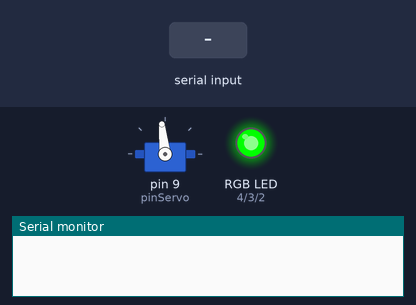
The sketch below on a simulated Arduino Uno, built with avr-gcc and run on an emulated ATmega328P. Parts: servo, an RGB LED mixed from three pins (HIGH = lit), the last lines printed to the serial monitor. Inputs (shaded band) come from the test bench.

Above: at 1.2 s.
1.3 s: "90,45\n" received over Serial
At 4.1 s:
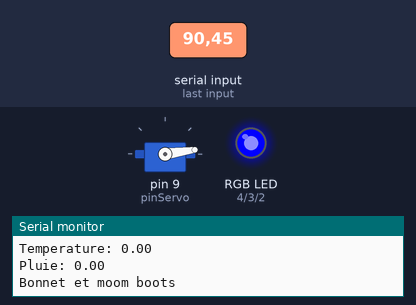
4.3 s: "90\n" received over Serial
At 5.8 s:
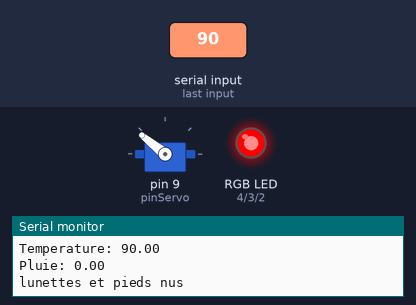
6.8 s: "5\n" received over Serial
At 8.9 s:
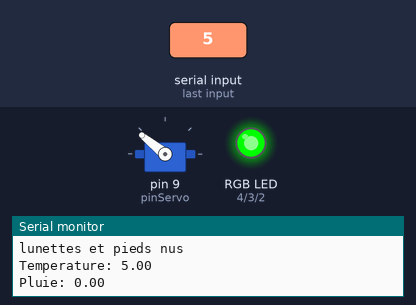
9.3 s: "30,150\n" received over Serial
At 11.8 s:
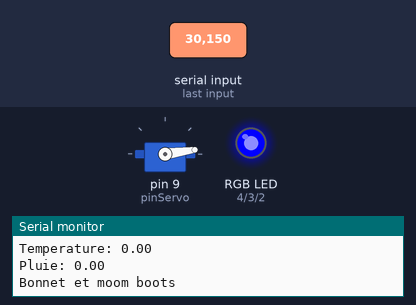
12.3 s: "5\n" received over Serial
At 14.3 s:
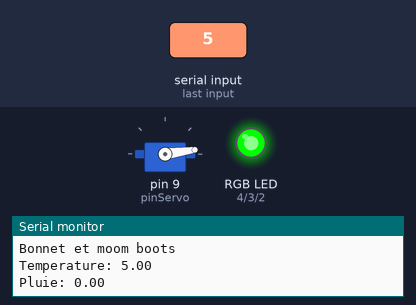
14.8 s: "200\n" received over Serial
At 16.2 s:
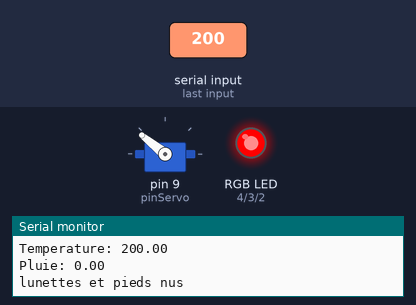
Timing chart, 0 to 17.8 s (numbered marks = the images above; inputs shaded):
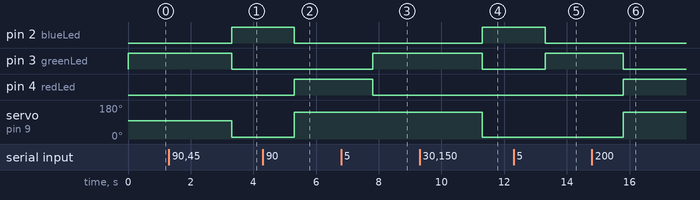

The sketch:

station_meteo.ino
```cpp
/*

*/

#include <Servo.h>

Servo myServo;
const int pinServo = 9;

const int redLed = 4;
const int greenLed = 3;
const int blueLed = 2;

// pour lecture pluie et température sur port série
bool received = false;
float pluie = 0.0;
float temperature = 0.0;

void setup() {
  // activation liaison série
  Serial.begin (9600);

  // initialisation du moteur servo
  myServo.attach (pinServo);
  myServo.writeMicroseconds (1530);

  // initialisation des PINs de l'alarme RGB
  pinMode (redLed, OUTPUT); digitalWrite (redLed, LOW);
  pinMode (greenLed, OUTPUT); digitalWrite (greenLed, HIGH);
  pinMode (blueLed, OUTPUT); digitalWrite (blueLed, LOW);
}

void loop() {
  // si des données méteo on été reçues via la liaison série
  if (received == true) {
    received = false;
    Serial.print("Temperature: "); Serial.println(temperature);
    Serial.print("Pluie: "); Serial.println(pluie);
    afficheAlarme (temperature);
    afficheMeteo (temperature, pluie);
  }
}

void afficheAlarme (float temperature) {
  if (temperature >= 25) {
    digitalWrite (redLed, HIGH);
    digitalWrite (greenLed, LOW);
    digitalWrite (blueLed, LOW);
  }
  if (temperature > 0 && temperature < 25) {
    digitalWrite (redLed, LOW);
    digitalWrite (greenLed, HIGH);
    digitalWrite (blueLed, LOW);
  }
  if (temperature <= 0) {
    digitalWrite (redLed, LOW);
    digitalWrite (greenLed, LOW);
    digitalWrite (blueLed, HIGH);
  }
}

void serialEvent () {
  while (Serial.available()) {
    temperature = Serial.parseFloat ();
    pluie = Serial.parseFloat ();
  }
  received = true;
}

void afficheMeteo (float temperature, float pluie) {
  if (pluie < 6) {
    if (temperature > 20) {
      Serial.println("lunettes et pieds nus");
      myServo.writeMicroseconds (2000); // 0 degré
    }
    if (temperature > 5 && temperature <= 20) {
      Serial.println("Chaussures de ville");
      myServo.writeMicroseconds (1530); // 45 degré
    }
    if (temperature < 5) {
      Serial.println("Bonnet et moom boots");
      myServo.writeMicroseconds (630); // 135 degré
    }
  } else {
    Serial.println("capuche et bottes");
    myServo.writeMicroseconds(1060); //90 degré
  }
}
```

Measured:
- after the input at 1.3 s, pin 2 (blueLed): LOW → HIGH after 2.0 s; pin 3 (greenLed): HIGH → LOW after 2.0 s; servo on pin 9 (pinServo): 96° → 8° after 2.0 s
- after the input at 4.3 s, pin 2 (blueLed): HIGH → LOW after 1.0 s; pin 4 (redLed): LOW → HIGH after 1.0 s; servo on pin 9 (pinServo): 8° → 141° after 1.0 s
- after the input at 6.8 s, pin 3 (greenLed): LOW → HIGH after 1.0 s; pin 4 (redLed): HIGH → LOW after 1.0 s
- after the input at 9.3 s, pin 2 (blueLed): LOW → HIGH after 2.0 s; pin 3 (greenLed): HIGH → LOW after 2.0 s; servo on pin 9 (pinServo): 141° → 8° after 2.0 s
- after the input at 12.3 s, pin 2 (blueLed): HIGH → LOW after 1.0 s; pin 3 (greenLed): LOW → HIGH after 1.0 s
- after the input at 14.8 s, pin 3 (greenLed): HIGH → LOW after 1.0 s; pin 4 (redLed): LOW → HIGH after 1.0 s; servo on pin 9 (pinServo): 8° → 141° after 1.0 s
